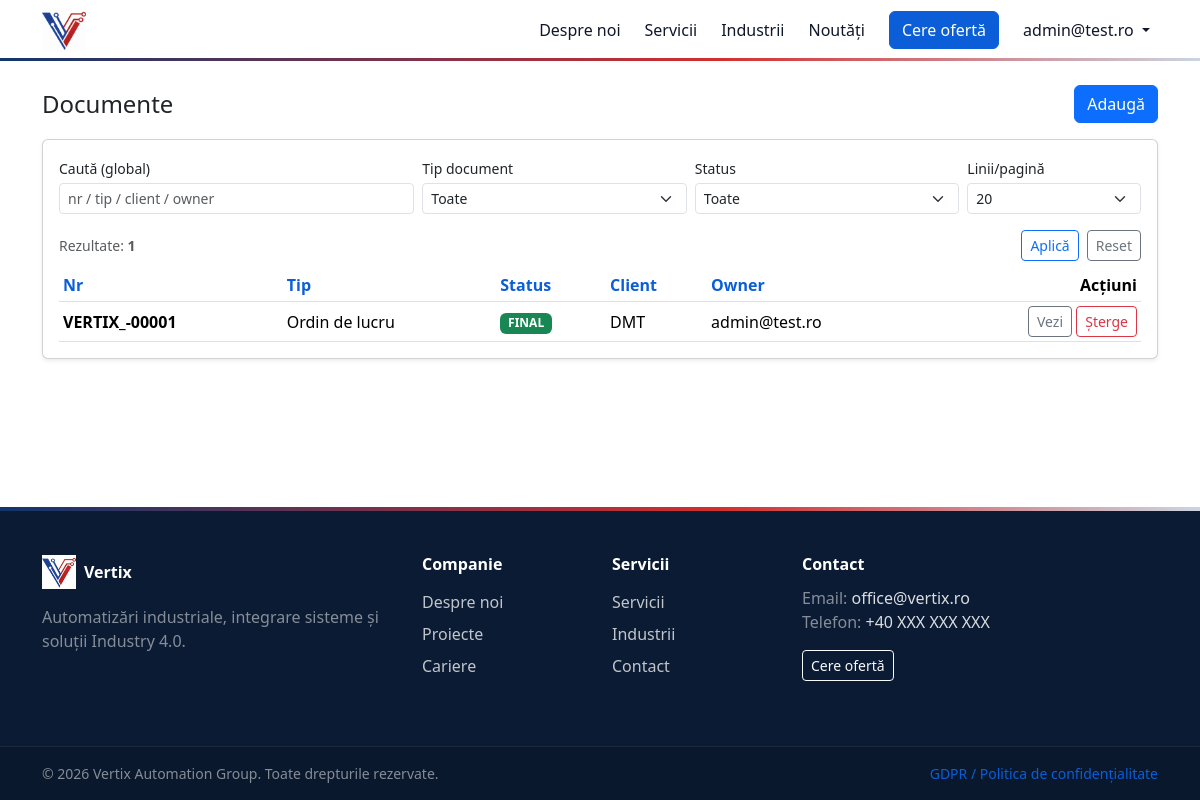
The page /ro/portal/documente/ (signed in) on the database its author committed.
### accounts/models.py (models this page shows, shortened)
class User(AbstractBaseUser, PermissionsMixin):
    class Role(models.TextChoices):
        ADMIN = "ADMIN", "Admin"
        MANAGER = "MANAGER", "Manager"
        TEHNICIAN = "TEHNICIAN", "Tehnician"
        CLIENT = "CLIENT", "Client"
    email = models.EmailField(unique=True)
    role = models.CharField(max_length=20, choices=Role.choices, default=Role.CLIENT)
    company_name = models.CharField(max_length=255, blank=True)
    company_cif = models.CharField(max_length=50, blank=True)
    is_active = models.BooleanField(default=False)  # <-- IMPORTANT: aprobare necesară
    is_staff = models.BooleanField(default=False)   # admin site
    date_joined = models.DateTimeField(default=timezone.now)
    approved_at = models.DateTimeField(null=True, blank=True)
    approved_by = models.ForeignKey(
        "self", null=True, blank=True, on_delete=models.SET_NULL, related_name="approved_users"
    )
    objects = UserManager()
    USERNAME_FIELD = "email"
    REQUIRED_FIELDS = []

### documents/models.py (models this page shows, shortened)
class Document(models.Model):
    class Status(models.TextChoices):
        DRAFT = "DRAFT", "Draft"
        IN_PROGRESS = "IN_PROGRESS", "In lucru"
        READY = "READY", "Pregatit"
        FINAL = "FINAL", "Inchis (Final)"
        CANCELLED = "CANCELLED", "Anulat"
    doc_type = models.ForeignKey("documents.DocumentType", on_delete=models.PROTECT, related_name="documents")
    number = models.CharField(max_length=50, unique=True)
    status = models.CharField(max_length=16, choices=Status.choices, default=Status.DRAFT)
    client_user = models.ForeignKey(
        settings.AUTH_USER_MODEL, on_delete=models.SET_NULL,
        null=True, blank=True, related_name="client_documents"
    )
    owner = models.ForeignKey(
        settings.AUTH_USER_MODEL, on_delete=models.SET_NULL,
        null=True, blank=True, related_name="owned_documents"
    )
    technicians = models.ManyToManyField(
        settings.AUTH_USER_MODEL, blank=True, related_name="assigned_documents"
    )
    data_json = models.JSONField(default=dict, blank=True)
    docx_file = models.FileField(upload_to="generated_docs/docx/", blank=True, null=True)
    pdf_file = models.FileField(upload_to="generated_docs/pdf/", blank=True, null=True)
    created_by = models.ForeignKey(
        settings.AUTH_USER_MODEL, on_delete=models.SET_NULL,
        null=True, blank=True, related_name="created_documents"
    )
    created_at = models.DateTimeField(default=timezone.now)

class DocumentType(models.Model):
    code = models.SlugField(unique=True)  # ex: work_order
    name = models.CharField(max_length=200)  # ex: Ordin de lucru
    is_active = models.BooleanField(default=True)
    schema_json = models.JSONField(default=dict, blank=True)
    docx_template = models.FileField(upload_to="doc_templates/docx/", blank=True, null=True)
    html_template = models.TextField(blank=True)
    series = models.CharField(max_length=20, default="DOC")   # ex: OL, PV, SR
    next_number = models.PositiveIntegerField(default=1)
    terms = models.ForeignKey(
        "documents.DocumentTerms",
        null=True, blank=True,
        on_delete=models.SET_NULL,
        related_name="document_types",
        help_text="Dacă e setat, pagina 2 va folosi acești termeni. Dacă nu, folosește 'default'."
    )

### documents/views.py (the view, shortened to what this page needs)
# urls.py: path("", views.document_list, name="list"),
@login_required
def document_list(request):
    u = request.user
    if u.role in [User.Role.ADMIN, User.Role.MANAGER]:
        qs = Document.objects.select_related("doc_type", "client_user", "owner").prefetch_related("technicians")
    elif u.role == User.Role.TEHNICIAN:
        qs = Document.objects.filter(technicians=u).select_related("doc_type", "client_user", "owner").prefetch_related("technicians")
    else:
        qs = Document.objects.filter(client_user=u, status=Document.Status.FINAL).select_related("doc_type", "client_user", "owner")
    q = (request.GET.get("q") or "").strip()
    f_type = (request.GET.get("type") or "").strip()      # doc_type.code
    f_status = (request.GET.get("status") or "").strip()  # DRAFT/...
    per_page = int(request.GET.get("per_page") or 20)
    page = int(request.GET.get("page") or 1)
    if f_type:
        qs = qs.filter(doc_type__code=f_type)
    if f_status:
        qs = qs.filter(status=f_status)
    sort = request.GET.get("sort") or "created_at"
    direction = request.GET.get("dir") or "desc"
    sort_map = {
        "created_at": "created_at",
        "number": "number",
        "type": "doc_type__name",
        "status": "status",
        "client": "client_user__company_name",
        "owner": "owner__email",
    }
    order = sort_map.get(sort, "created_at")
    if direction == "desc":
        order = "-" + order
    qs = qs.order_by(order)
    paginator = Paginator(qs, per_page)
    page_obj = paginator.get_page(page)
    keep = request.GET.copy()
    keep.pop("page", None)
    keep_qs = keep.urlencode()
    doc_types = DocumentType.objects.filter(is_active=True).order_by("name")
    return render(request, "documents/list.html", {
        "page_obj": page_obj,
        "q": q,
        "f_type": f_type,
        "f_status": f_status,
        "per_page": per_page,
        "per_page_choices": [10, 20, 50, 100],
        "keep_qs": keep_qs,
        "sort": sort,
        "dir": direction,
        "doc_types": doc_types,
    })

### portal/security.py (called while the page is built)
def get_client_ip(request):
    xff = request.META.get("HTTP_X_FORWARDED_FOR")
    if xff:
        return xff.split(",")[0].strip()
    return request.META.get("REMOTE_ADDR")

### website/context_processors.py (called while the page is built)
def site_settings(request):
    return {"site_settings": get_site_settings()}

def popup_messages(request):
    now = timezone.now()
    qs = PopUpMessage.objects.filter(is_enabled=True).filter(
        Q(start_at__isnull=True) | Q(start_at__lte=now),
        Q(end_at__isnull=True) | Q(end_at__gte=now),
    ).order_by("priority", "-created_at")
    return {"popup_messages": list(qs[:3])}  # sau [:1]

### documents/templates/documents/list.html (shortened to what this page needs)
{% extends "website/base.html" %}
{% block content %}
<div class="container py-4">
  <div class="d-flex justify-content-between align-items-center mb-3">
    <h1 class="h4 mb-0">Documente</h1>
    <div class="d-flex gap-2">
      {% if request.user.role == "ADMIN" or request.user.role == "MANAGER" %}
        <a class="btn btn-primary" href="{% url 'documents:create' %}">Adaugă</a>
      {% endif %}
    </div>
  </div>
  <div class="card p-3 shadow-sm">
    <form method="get" class="mb-2">
      <div class="row g-2 align-items-end">
        <div class="col-12 col-lg-4">
          <label class="form-label small mb-1">Caută (global)</label>
          <input class="form-control form-control-sm" name="q"
                 value="{{ q|default_if_none:'' }}"
                 placeholder="nr / tip / client / owner">
        </div>
        <div class="col-6 col-lg-3">
          <label class="form-label small mb-1">Tip document</label>
          <select class="form-select form-select-sm" name="type">
            <option value="" {% if not f_type %}selected{% endif %}>Toate</option>
          </select>
        </div>
        <div class="col-6 col-lg-3">
          <label class="form-label small mb-1">Status</label>
          <select class="form-select form-select-sm" name="status">
            <option value="" {% if not f_status %}selected{% endif %}>Toate</option>
          </select>
        </div>
        <div class="col-6 col-lg-2">
          <label class="form-label small mb-1">Linii/pagină</label>
          <select class="form-select form-select-sm" name="per_page">
            {% for n in per_page_choices %}
              <option value="{{ n }}" {% if per_page == n %}selected{% endif %}>{{ n }}</option>
            {% endfor %}
          </select>
        </div>
      </div>
      <div class="d-flex flex-wrap justify-content-between align-items-center gap-2 mt-3">
        <div class="text-muted small">
          Rezultate: <span class="fw-semibold">{{ page_obj.paginator.count }}</span>
        </div>
        <div class="d-flex flex-wrap gap-2 align-items-center">
          <button class="btn btn-outline-primary btn-sm" type="submit">Aplică</button>
          <a class="btn btn-outline-secondary btn-sm" href="?per_page={{ per_page }}">Reset</a>
        </div>
      </div>
    </form>
    <div class="table-responsive">
      <table class="table table-sm align-middle mb-0">
        <thead>
          <tr>
            <th>
              <a class="text-decoration-none"
                 href="?{{ keep_qs }}&page=1&sort=number&dir={% if sort == 'number' and dir == 'asc' %}desc{% else %}asc{% endif %}">
                Nr
              </a>
            </th>
            <th>
              <a class="text-decoration-none"
                 href="?{{ keep_qs }}&page=1&sort=type&dir={% if sort == 'type' and dir == 'asc' %}desc{% else %}asc{% endif %}">
                Tip
              </a>
            </th>
            <th>
              <a class="text-decoration-none"
                 href="?{{ keep_qs }}&page=1&sort=status&dir={% if sort == 'status' and dir == 'asc' %}desc{% else %}asc{% endif %}">
                Status
              </a>
            </th>
            <th>
              <a class="text-decoration-none"
                 href="?{{ keep_qs }}&page=1&sort=client&dir={% if sort == 'client' and dir == 'asc' %}desc{% else %}asc{% endif %}">
                Client
              </a>
            </th>
            <th>
              <a class="text-decoration-none"
                 href="?{{ keep_qs }}&page=1&sort=owner&dir={% if sort == 'owner' and dir == 'asc' %}desc{% else %}asc{% endif %}">
                Owner
              </a>
            </th>
            <th class="text-end">Acțiuni</th>
          </tr>
        </thead>
        <tbody>
          {% for d in page_obj.object_list %}
            <tr>
              <td class="fw-semibold">{{ d.number }}</td>
              <td>{{ d.doc_type.name }}</td>
              <td>
                {% if d.status == "FINAL" %}
                  <span class="badge bg-success">FINAL</span>
                {% elif d.status == "READY" %}
                  <span class="badge bg-warning text-dark">READY</span>
                {% elif d.status == "IN_PROGRESS" %}
                  <span class="badge bg-info text-dark">IN PROGRESS</span>
                {% else %}
                  <span class="badge bg-secondary">{{ d.status }}</span>
                {% endif %}
              </td>
              <td>{{ d.client_user.company_name|default:d.client_user.email|default:"—" }}</td>
              <td>{{ d.owner.email|default:"—" }}</td>
              <td class="text-end">
                <a class="btn btn-outline-secondary btn-sm" href="{% url 'documents:detail' d.pk %}">Vezi</a>
                {% if request.user.role == "ADMIN" or request.user.role == "MANAGER" %}
                  <form method="post" action="{% url 'documents:delete' d.pk %}" class="d-inline">
                    <button class="btn btn-outline-danger btn-sm" type="submit"
                            onclick="return confirm('Sigur ștergi documentul?');">
                      Șterge
                    </button>
                  </form>
                {% endif %}
              </td>
            </tr>
          {% empty %}
            <tr><td colspan="6" class="text-muted">Nu există documente.</td></tr>
          {% endfor %}
        </tbody>
      </table>
    </div>
  </div>
</div>
{% endblock %}

### website/templates/website/partials/_navbar.html (shortened to what this page needs)
{% load static %}
{% load i18n %}
<nav class="navbar navbar-expand-lg bg-white border-bottom sticky-top">
  <div class="container">
    <a class="navbar-brand d-flex align-items-center" href="{% url 'home' %}">
      <img
        src="{% static 'img/logo-vertix.svg' %}"
        alt="Vertix"
        class="navbar-logo"
        width="44"
        height="44"
        loading="eager"
      >
    </a>
    <div class="collapse navbar-collapse" id="nav">
      <ul class="navbar-nav ms-auto align-items-lg-center gap-lg-2">
        {% if site_settings.about_enabled %}
          <li class="nav-item">
            <a class="nav-link" href="{% url 'about' %}">{% trans "Despre noi" %}</a>
          </li>
        {% endif %}
        {% if site_settings.services_enabled %}
          <li class="nav-item">
            <a class="nav-link" href="{% url 'services_list' %}">{% trans "Servicii" %}</a>
          </li>
        {% endif %}
        {% if site_settings.industries_enabled %}
          <li class="nav-item">
            <a class="nav-link" href="{% url 'industries' %}">{% trans "Industrii" %}</a>
          </li>
        {% endif %}
        {% if site_settings.blog_enabled %}
          <li class="nav-item">
            <a class="nav-link" href="{% url 'blog_list' %}">{% trans "Noutăți" %}</a>
          </li>
        {% endif %}
        {% if site_settings.contact_enabled %}
          <li class="nav-item">
            <a class="btn btn-primary ms-lg-2" href="{% url 'contact' %}">
              {% trans "Cere ofertă" %}
            </a>
          </li>
        {% endif %}
{% if request.user.is_authenticated %}
  <li class="nav-item dropdown ms-lg-2">
    <a class="nav-link dropdown-toggle position-relative"
       href="#"
       role="button"
       data-bs-toggle="dropdown"
       aria-expanded="false"
       id="userDropdown">
      {{ request.user.email }}
    </a>
  </li>
{% endif %}
      </ul>
    </div>
  </div>
</nav>

### website/static/website/css/styles.css (style rules this page uses)
.navbar-brand { padding-top: 0; padding-bottom: 0; }
.navbar-logo { height: 44px; width: auto; max-width: 180px; display: block; }
.navbar { background: rgba(255,255,255,0.92) !important; backdrop-filter: blur(10px); border-bottom: 1px solid rgba(15, 23, 42, 0.08); }
.navbar::after { content:""; position:absolute; left:0; right:0; bottom:-1px; height:3px; background: linear-gradient(90deg, #11366C 0%, #D32F2F 60%, #CBD5E1 100%); }
.navbar .nav-link { color:#0f172a; font-weight:500; }
.navbar .btn-primary { background:#0B5ED7; border-color:#0B5ED7; }
:root { --link-color: #0b5ed7; --link-hover: #06357a; }
a { color: var(--link-color); text-decoration: none; }
.nav-link, .breadcrumb a { color: #212529; }

### rows shown on the page
User: user.email "admin@test.ro"
Document: number "VERTIX_-00001", doc_type.name "Ordin de lucru", status "FINAL", client_user.company_name "DMT", owner.email "admin@test.ro"

### other values the page prints
{{ page_obj.paginator.count }} "1"
form field per_page "20"
